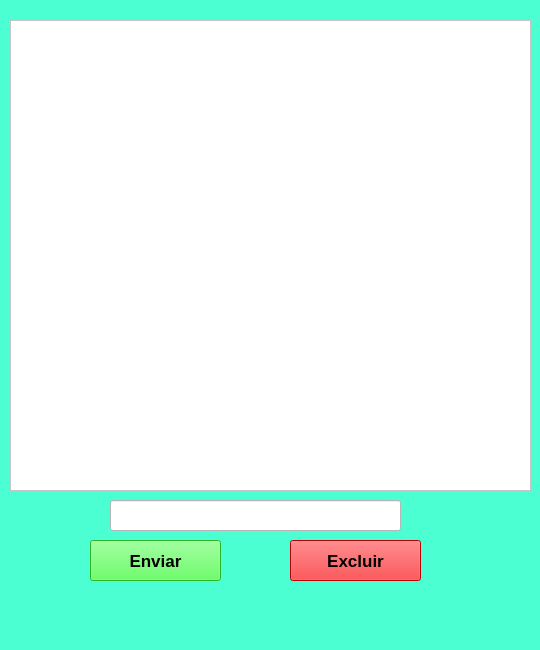
<?xml version="1.0" encoding="UTF-8"?>
<ui version="4.0">
 <class>MainWindow</class>
 <widget class="QMainWindow" name="MainWindow">
  <property name="geometry">
   <rect>
    <x>0</x>
    <y>0</y>
    <width>540</width>
    <height>650</height>
   </rect>
  </property>
  <property name="windowTitle">
   <string>MainWindow</string>
  </property>
  <property name="styleSheet">
   <string notr="true">background-color: rgb(75, 255, 210);</string>
  </property>
  <widget class="QWidget" name="centralwidget">
   <widget class="QListWidget" name="listWidget">
    <property name="geometry">
     <rect>
      <x>10</x>
      <y>20</y>
      <width>521</width>
      <height>471</height>
     </rect>
    </property>
    <property name="font">
     <font>
      <pointsize>11</pointsize>
      <weight>75</weight>
      <bold>true</bold>
     </font>
    </property>
    <property name="styleSheet">
     <string notr="true">background-color: rgb(255, 255, 255);</string>
    </property>
   </widget>
   <widget class="QLineEdit" name="escrevendo">
    <property name="geometry">
     <rect>
      <x>110</x>
      <y>500</y>
      <width>291</width>
      <height>31</height>
     </rect>
    </property>
    <property name="font">
     <font>
      <pointsize>12</pointsize>
      <weight>75</weight>
      <bold>true</bold>
     </font>
    </property>
    <property name="styleSheet">
     <string notr="true">background-color: rgb(255, 255, 255);</string>
    </property>
   </widget>
   <widget class="QPushButton" name="enviar">
    <property name="geometry">
     <rect>
      <x>90</x>
      <y>540</y>
      <width>131</width>
      <height>41</height>
     </rect>
    </property>
    <property name="font">
     <font>
      <pointsize>13</pointsize>
      <weight>75</weight>
      <bold>true</bold>
     </font>
    </property>
    <property name="styleSheet">
     <string notr="true">background-color: rgb(58, 255, 55);</string>
    </property>
    <property name="text">
     <string>Enviar</string>
    </property>
   </widget>
   <widget class="QPushButton" name="deletar">
    <property name="geometry">
     <rect>
      <x>290</x>
      <y>540</y>
      <width>131</width>
      <height>41</height>
     </rect>
    </property>
    <property name="font">
     <font>
      <pointsize>13</pointsize>
      <weight>75</weight>
      <bold>true</bold>
     </font>
    </property>
    <property name="styleSheet">
     <string notr="true">background-color: rgb(255, 0, 4);</string>
    </property>
    <property name="text">
     <string>Excluir</string>
    </property>
   </widget>
  </widget>
  <widget class="QMenuBar" name="menubar">
   <property name="geometry">
    <rect>
     <x>0</x>
     <y>0</y>
     <width>540</width>
     <height>21</height>
    </rect>
   </property>
  </widget>
  <widget class="QStatusBar" name="statusbar"/>
 </widget>
 <resources/>
 <connections/>
</ui>
